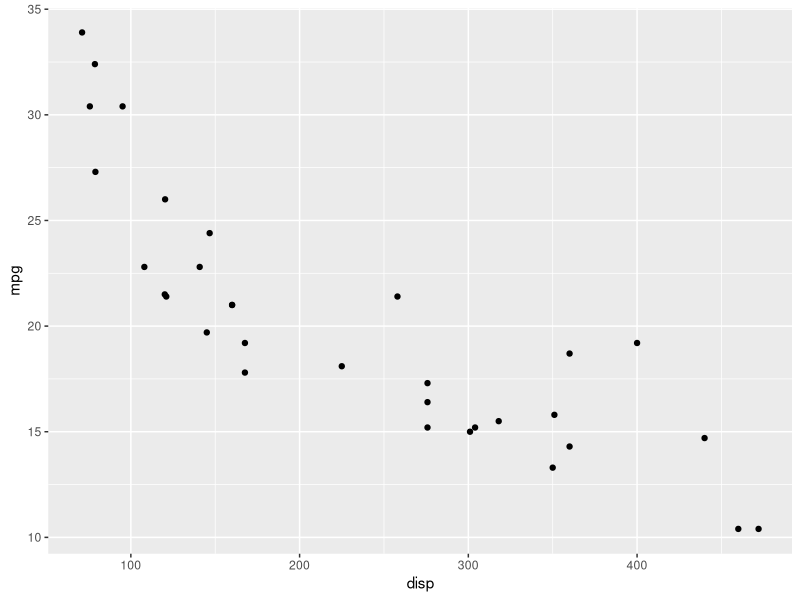
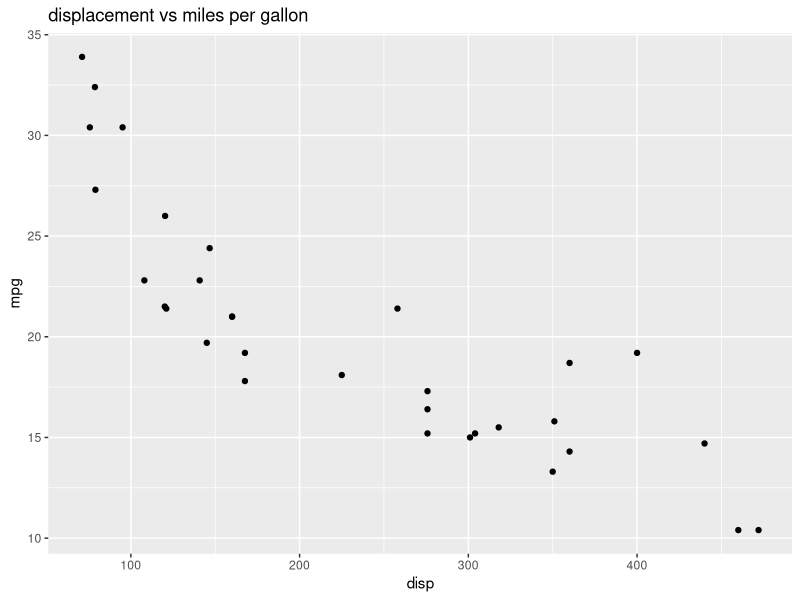
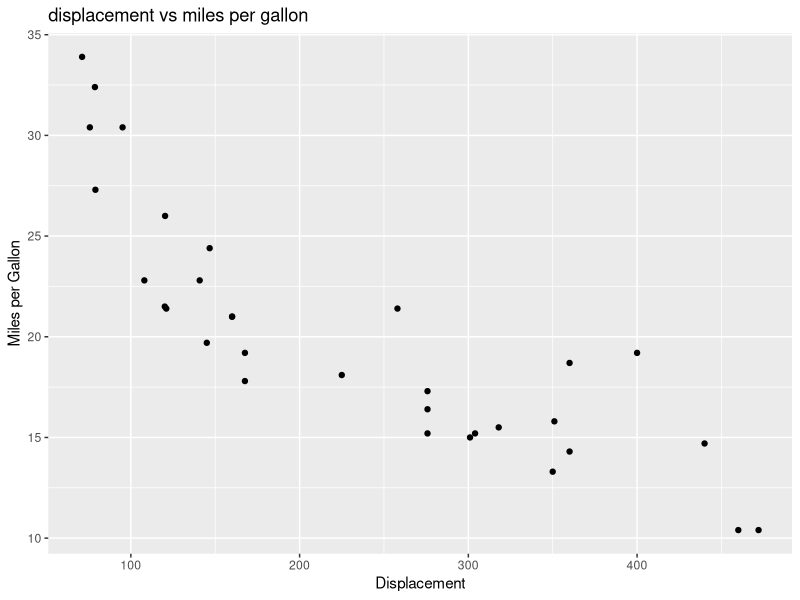
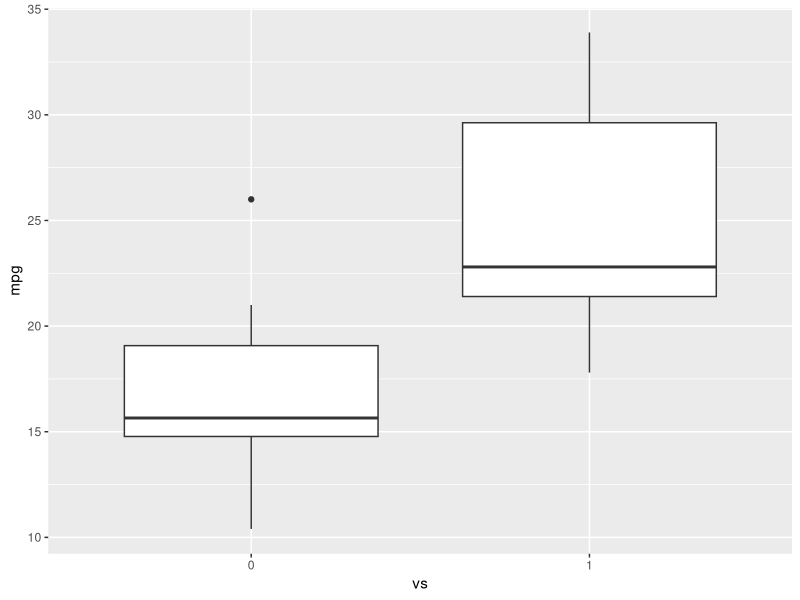
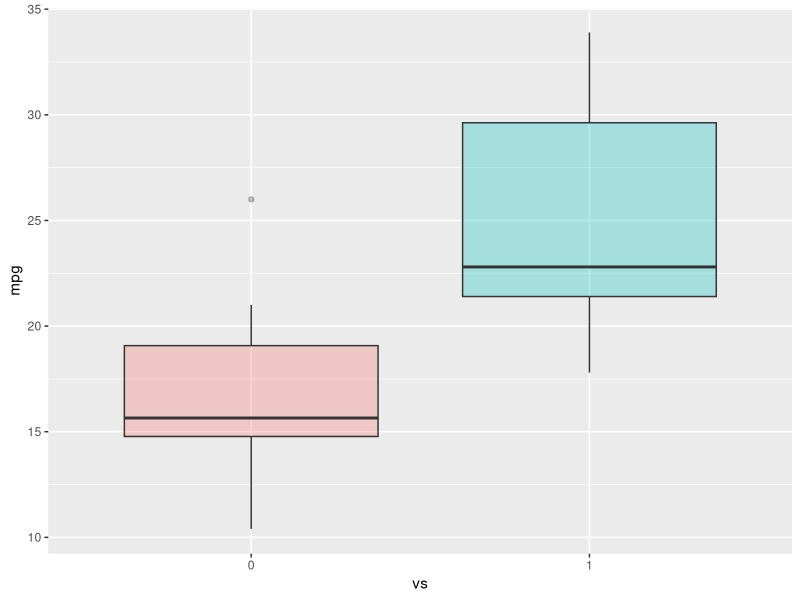
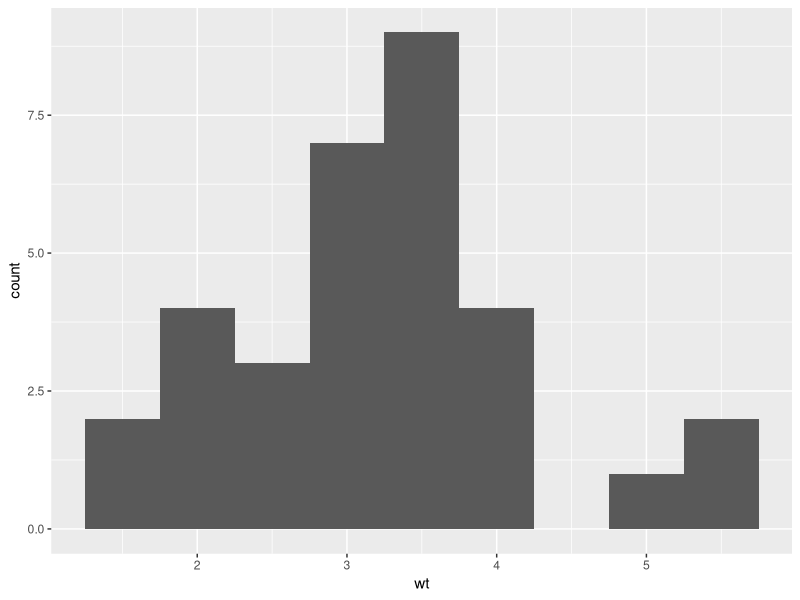
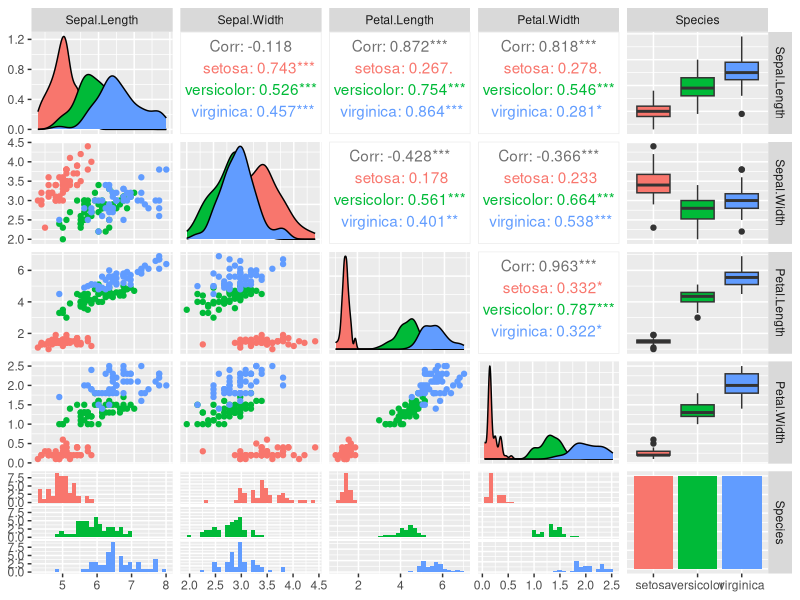

Here is the R script that generated these plots, in order:
#Lab1
library (datasets)
data(iris)
View(iris) 
unique(iris$Species)
install.packages("GGally", repos = "https://cran.r-project.org", type= "source") 

#Lab2
library(datasets)
# Load Data
data(mtcars)
# View first 5 rows
head(mtcars, 5)
?mtcars
#load ggplot package
library(ggplot2)
# create a scatterplot of displacement (disp) and miles per gallon (mpg)
ggplot(aes(x=disp,y=mpg,),data=mtcars)+geom_point()
# Add a title
ggplot(aes(x=disp,y=mpg,),data=mtcars)+geom_point()+ggtitle("displacement vs miles per gallon")
# change axis name
ggplot(aes(x=disp,y=mpg,),data=mtcars)+geom_point()+ggtitle("displacement vs miles per gallon") + labs(x = "Displacement", y = "Miles per Gallon")
#make vs a factor
mtcars$vs <- as.factor(mtcars$vs)
# create boxplot of the distribution for v-shaped and straight Engine
ggplot(aes(x=vs, y=mpg), data = mtcars) + geom_boxplot()
ggplot(aes(x=vs, y=mpg, fill = vs), data = mtcars) + 
  geom_boxplot(alpha=0.3) +
  theme(legend.position="none")
ggplot(aes(x=wt),data=mtcars) + geom_histogram(binwidth=0.5)

#Lab 3
library(GGally)
ggpairs(iris, mapping=ggplot2::aes(colour = Species))

